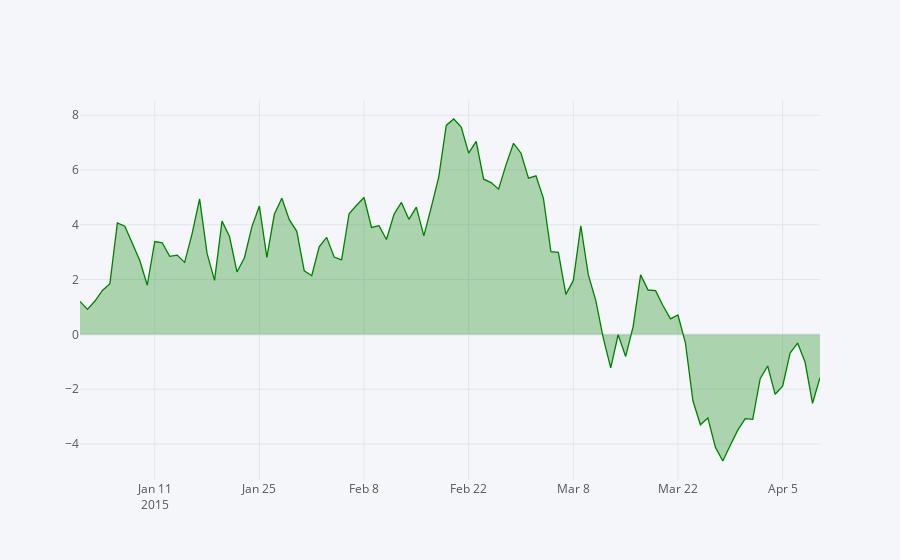

The notebook cell saved with this chart:
### Markdown cell above
### Filled Traces

We can add a fill to a trace with **fill=True**

### Code cell
df['IBM'].iplot(filename='Tutorial Microsoft',fill=True,colors=['green'])
